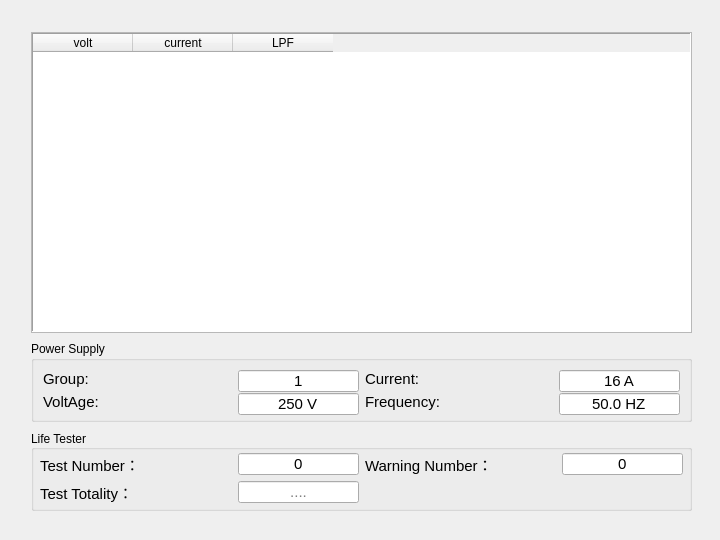
<?xml version="1.0" encoding="UTF-8"?>
<ui version="4.0">
 <class>LifeTesterDialog</class>
 <widget class="QDialog" name="LifeTesterDialog">
  <property name="geometry">
   <rect>
    <x>0</x>
    <y>0</y>
    <width>720</width>
    <height>540</height>
   </rect>
  </property>
  <property name="windowTitle">
   <string>Dialog</string>
  </property>
  <widget class="QLabel" name="label">
   <property name="enabled">
    <bool>false</bool>
   </property>
   <property name="geometry">
    <rect>
     <x>0</x>
     <y>0</y>
     <width>720</width>
     <height>26</height>
    </rect>
   </property>
   <property name="minimumSize">
    <size>
     <width>720</width>
     <height>26</height>
    </size>
   </property>
   <property name="text">
    <string/>
   </property>
  </widget>
  <widget class="QWidget" name="widget" native="true">
   <property name="geometry">
    <rect>
     <x>1</x>
     <y>27</y>
     <width>718</width>
     <height>511</height>
    </rect>
   </property>
   <property name="styleSheet">
    <string notr="true"/>
   </property>
   <widget class="QGroupBox" name="groupBox_test">
    <property name="geometry">
     <rect>
      <x>30</x>
      <y>403</y>
      <width>661</width>
      <height>81</height>
     </rect>
    </property>
    <property name="autoFillBackground">
     <bool>false</bool>
    </property>
    <property name="styleSheet">
     <string notr="true"/>
    </property>
    <property name="title">
     <string>Life Tester</string>
    </property>
    <property name="alignment">
     <set>Qt::AlignLeading|Qt::AlignLeft|Qt::AlignVCenter</set>
    </property>
    <layout class="QGridLayout" name="gridLayout_3">
     <property name="sizeConstraint">
      <enum>QLayout::SetDefaultConstraint</enum>
     </property>
     <property name="leftMargin">
      <number>6</number>
     </property>
     <property name="topMargin">
      <number>3</number>
     </property>
     <property name="rightMargin">
      <number>6</number>
     </property>
     <property name="bottomMargin">
      <number>3</number>
     </property>
     <item row="0" column="2">
      <widget class="QLabel" name="label_9">
       <property name="minimumSize">
        <size>
         <width>0</width>
         <height>22</height>
        </size>
       </property>
       <property name="maximumSize">
        <size>
         <width>16777215</width>
         <height>22</height>
        </size>
       </property>
       <property name="font">
        <font>
         <pointsize>11</pointsize>
        </font>
       </property>
       <property name="styleSheet">
        <string notr="true"/>
       </property>
       <property name="text">
        <string>Warning Number：</string>
       </property>
       <property name="alignment">
        <set>Qt::AlignLeading|Qt::AlignLeft|Qt::AlignVCenter</set>
       </property>
      </widget>
     </item>
     <item row="2" column="0">
      <widget class="QLabel" name="label_10">
       <property name="minimumSize">
        <size>
         <width>0</width>
         <height>22</height>
        </size>
       </property>
       <property name="maximumSize">
        <size>
         <width>16777215</width>
         <height>22</height>
        </size>
       </property>
       <property name="font">
        <font>
         <pointsize>11</pointsize>
        </font>
       </property>
       <property name="styleSheet">
        <string notr="true"/>
       </property>
       <property name="text">
        <string>Test Totality：</string>
       </property>
       <property name="alignment">
        <set>Qt::AlignLeading|Qt::AlignLeft|Qt::AlignVCenter</set>
       </property>
      </widget>
     </item>
     <item row="2" column="1">
      <widget class="QLineEdit" name="lineEdit_O">
       <property name="minimumSize">
        <size>
         <width>95</width>
         <height>22</height>
        </size>
       </property>
       <property name="maximumSize">
        <size>
         <width>121</width>
         <height>22</height>
        </size>
       </property>
       <property name="font">
        <font>
         <pointsize>11</pointsize>
        </font>
       </property>
       <property name="focusPolicy">
        <enum>Qt::NoFocus</enum>
       </property>
       <property name="text">
        <string/>
       </property>
       <property name="alignment">
        <set>Qt::AlignCenter</set>
       </property>
       <property name="placeholderText">
        <string>....</string>
       </property>
      </widget>
     </item>
     <item row="0" column="0">
      <widget class="QLabel" name="label_8">
       <property name="minimumSize">
        <size>
         <width>0</width>
         <height>22</height>
        </size>
       </property>
       <property name="maximumSize">
        <size>
         <width>16777215</width>
         <height>22</height>
        </size>
       </property>
       <property name="font">
        <font>
         <pointsize>11</pointsize>
        </font>
       </property>
       <property name="styleSheet">
        <string notr="true"/>
       </property>
       <property name="text">
        <string>Test Number：</string>
       </property>
       <property name="alignment">
        <set>Qt::AlignLeading|Qt::AlignLeft|Qt::AlignVCenter</set>
       </property>
      </widget>
     </item>
     <item row="0" column="1">
      <widget class="QLineEdit" name="lineEdit_T">
       <property name="minimumSize">
        <size>
         <width>95</width>
         <height>22</height>
        </size>
       </property>
       <property name="maximumSize">
        <size>
         <width>121</width>
         <height>22</height>
        </size>
       </property>
       <property name="font">
        <font>
         <pointsize>11</pointsize>
        </font>
       </property>
       <property name="focusPolicy">
        <enum>Qt::NoFocus</enum>
       </property>
       <property name="text">
        <string>0</string>
       </property>
       <property name="frame">
        <bool>true</bool>
       </property>
       <property name="alignment">
        <set>Qt::AlignCenter</set>
       </property>
      </widget>
     </item>
     <item row="0" column="3">
      <widget class="QLineEdit" name="lineEdit_W">
       <property name="minimumSize">
        <size>
         <width>95</width>
         <height>22</height>
        </size>
       </property>
       <property name="maximumSize">
        <size>
         <width>121</width>
         <height>22</height>
        </size>
       </property>
       <property name="font">
        <font>
         <pointsize>11</pointsize>
        </font>
       </property>
       <property name="focusPolicy">
        <enum>Qt::NoFocus</enum>
       </property>
       <property name="text">
        <string>0</string>
       </property>
       <property name="alignment">
        <set>Qt::AlignCenter</set>
       </property>
      </widget>
     </item>
    </layout>
   </widget>
   <widget class="QFrame" name="frame">
    <property name="geometry">
     <rect>
      <x>30</x>
      <y>5</y>
      <width>661</width>
      <height>301</height>
     </rect>
    </property>
    <property name="styleSheet">
     <string notr="true"/>
    </property>
    <property name="frameShape">
     <enum>QFrame::StyledPanel</enum>
    </property>
    <property name="frameShadow">
     <enum>QFrame::Raised</enum>
    </property>
    <layout class="QGridLayout" name="gridLayout_2">
     <property name="leftMargin">
      <number>0</number>
     </property>
     <property name="topMargin">
      <number>0</number>
     </property>
     <property name="rightMargin">
      <number>0</number>
     </property>
     <property name="bottomMargin">
      <number>0</number>
     </property>
     <property name="spacing">
      <number>0</number>
     </property>
     <item row="0" column="0">
      <widget class="QTableWidget" name="tableWidget">
       <property name="focusPolicy">
        <enum>Qt::NoFocus</enum>
       </property>
       <property name="frameShape">
        <enum>QFrame::Panel</enum>
       </property>
       <property name="lineWidth">
        <number>1</number>
       </property>
       <property name="midLineWidth">
        <number>0</number>
       </property>
       <property name="editTriggers">
        <set>QAbstractItemView::NoEditTriggers</set>
       </property>
       <property name="showDropIndicator" stdset="0">
        <bool>true</bool>
       </property>
       <property name="dragDropOverwriteMode">
        <bool>false</bool>
       </property>
       <property name="alternatingRowColors">
        <bool>false</bool>
       </property>
       <property name="selectionBehavior">
        <enum>QAbstractItemView::SelectRows</enum>
       </property>
       <property name="textElideMode">
        <enum>Qt::ElideRight</enum>
       </property>
       <property name="showGrid">
        <bool>false</bool>
       </property>
       <property name="gridStyle">
        <enum>Qt::SolidLine</enum>
       </property>
       <property name="wordWrap">
        <bool>true</bool>
       </property>
       <property name="cornerButtonEnabled">
        <bool>true</bool>
       </property>
       <property name="rowCount">
        <number>1</number>
       </property>
       <attribute name="horizontalHeaderHighlightSections">
        <bool>false</bool>
       </attribute>
       <attribute name="verticalHeaderVisible">
        <bool>false</bool>
       </attribute>
       <attribute name="verticalHeaderHighlightSections">
        <bool>false</bool>
       </attribute>
       <row/>
       <column>
        <property name="text">
         <string>volt</string>
        </property>
       </column>
       <column>
        <property name="text">
         <string>current</string>
        </property>
       </column>
       <column>
        <property name="text">
         <string>LPF</string>
        </property>
       </column>
      </widget>
     </item>
    </layout>
   </widget>
   <widget class="QGroupBox" name="groupBox">
    <property name="geometry">
     <rect>
      <x>30</x>
      <y>314</y>
      <width>661</width>
      <height>81</height>
     </rect>
    </property>
    <property name="styleSheet">
     <string notr="true"/>
    </property>
    <property name="title">
     <string>Power Supply </string>
    </property>
    <layout class="QGridLayout" name="gridLayout">
     <item row="1" column="0">
      <widget class="QLabel" name="label_volt">
       <property name="font">
        <font>
         <pointsize>11</pointsize>
        </font>
       </property>
       <property name="text">
        <string>VoltAge:</string>
       </property>
       <property name="alignment">
        <set>Qt::AlignLeading|Qt::AlignLeft|Qt::AlignVCenter</set>
       </property>
      </widget>
     </item>
     <item row="0" column="1">
      <widget class="QLineEdit" name="lineEdit_group">
       <property name="enabled">
        <bool>true</bool>
       </property>
       <property name="minimumSize">
        <size>
         <width>95</width>
         <height>22</height>
        </size>
       </property>
       <property name="maximumSize">
        <size>
         <width>121</width>
         <height>22</height>
        </size>
       </property>
       <property name="font">
        <font>
         <pointsize>11</pointsize>
        </font>
       </property>
       <property name="focusPolicy">
        <enum>Qt::NoFocus</enum>
       </property>
       <property name="text">
        <string>1</string>
       </property>
       <property name="frame">
        <bool>true</bool>
       </property>
       <property name="alignment">
        <set>Qt::AlignCenter</set>
       </property>
      </widget>
     </item>
     <item row="0" column="0">
      <widget class="QLabel" name="label_group">
       <property name="font">
        <font>
         <pointsize>11</pointsize>
        </font>
       </property>
       <property name="text">
        <string>Group:</string>
       </property>
       <property name="alignment">
        <set>Qt::AlignLeading|Qt::AlignLeft|Qt::AlignVCenter</set>
       </property>
      </widget>
     </item>
     <item row="1" column="1">
      <widget class="QLineEdit" name="lineEdit_volt">
       <property name="enabled">
        <bool>true</bool>
       </property>
       <property name="minimumSize">
        <size>
         <width>95</width>
         <height>22</height>
        </size>
       </property>
       <property name="maximumSize">
        <size>
         <width>121</width>
         <height>22</height>
        </size>
       </property>
       <property name="font">
        <font>
         <pointsize>11</pointsize>
        </font>
       </property>
       <property name="focusPolicy">
        <enum>Qt::NoFocus</enum>
       </property>
       <property name="text">
        <string>250 V</string>
       </property>
       <property name="alignment">
        <set>Qt::AlignCenter</set>
       </property>
      </widget>
     </item>
     <item row="0" column="2">
      <widget class="QLabel" name="label_current">
       <property name="font">
        <font>
         <pointsize>11</pointsize>
        </font>
       </property>
       <property name="text">
        <string>Current:</string>
       </property>
       <property name="alignment">
        <set>Qt::AlignLeading|Qt::AlignLeft|Qt::AlignVCenter</set>
       </property>
      </widget>
     </item>
     <item row="0" column="3">
      <widget class="QLineEdit" name="lineEdit_current">
       <property name="enabled">
        <bool>true</bool>
       </property>
       <property name="minimumSize">
        <size>
         <width>95</width>
         <height>22</height>
        </size>
       </property>
       <property name="maximumSize">
        <size>
         <width>121</width>
         <height>22</height>
        </size>
       </property>
       <property name="font">
        <font>
         <pointsize>11</pointsize>
        </font>
       </property>
       <property name="focusPolicy">
        <enum>Qt::NoFocus</enum>
       </property>
       <property name="text">
        <string>16 A</string>
       </property>
       <property name="alignment">
        <set>Qt::AlignCenter</set>
       </property>
      </widget>
     </item>
     <item row="1" column="2">
      <widget class="QLabel" name="label_frequency">
       <property name="font">
        <font>
         <pointsize>11</pointsize>
        </font>
       </property>
       <property name="text">
        <string>Frequency:</string>
       </property>
       <property name="alignment">
        <set>Qt::AlignLeading|Qt::AlignLeft|Qt::AlignVCenter</set>
       </property>
      </widget>
     </item>
     <item row="1" column="3">
      <widget class="QLineEdit" name="lineEdit_frequency">
       <property name="minimumSize">
        <size>
         <width>95</width>
         <height>22</height>
        </size>
       </property>
       <property name="maximumSize">
        <size>
         <width>121</width>
         <height>22</height>
        </size>
       </property>
       <property name="font">
        <font>
         <pointsize>11</pointsize>
        </font>
       </property>
       <property name="focusPolicy">
        <enum>Qt::NoFocus</enum>
       </property>
       <property name="text">
        <string>50.0 HZ</string>
       </property>
       <property name="alignment">
        <set>Qt::AlignCenter</set>
       </property>
      </widget>
     </item>
    </layout>
   </widget>
  </widget>
 </widget>
 <resources/>
 <connections/>
</ui>
